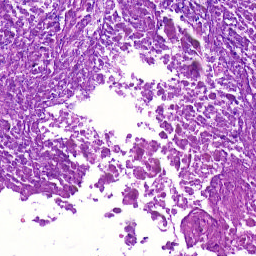
#> input picture tif_image_cutter/main/testing/testimg0.tif, 256 x 256 px; its folder holds 4 pictures in this run
$ python myprep.py
#> lines starting #> are read from the running program, lines starting #| are printed output that depends on the picture
### tif_image_cutter/preprocessing/preprocessing.py

import time

import numpy as np
import cv2
from matplotlib import pyplot as plt, colors
from skimage.color import rgb2hed
from skimage.exposure import rescale_intensity
from tif_image_cutter.preprocessing.staintools.reinhard_normalization import ReinhardColorNormalizer as reinhard


class Preprocessing:

    pre = None

    @staticmethod
    def median_filter(image):
        median = cv2.medianBlur(image, 5)
        return median

    # [18 lines left out: functions get_mean_and_std, histogram_equalization, not called in this run]

    @staticmethod
    def reinhard(image):
        return Preprocessing.pre.transform(image)

    # [23 lines left out: function HE_reinhard_blur_instance, not called in this run]


# [28 lines that do not run on import are left out]

### tif_image_cutter/main/testing/myprep.py
from scipy.signal import medfilt2d
import numpy as np
from matplotlib import pyplot as plt
from skimage.color import rgb2hed
from skimage.exposure import rescale_intensity

from tif_image_cutter.preprocessing.preprocessing import Preprocessing


def colors(x, y):
    return np.round(y * x).astype(float)/y


if __name__ == '__main__':
    for x in range(4):
        img = (plt.imread(f"testimg{x}.tif"))
#> img is the input picture: shape (256, 256, 3); mean R, G, B 196.5, 148.4, 207
        plt.subplot(420 + 2*x + 1)
        plt.imshow(img)
        #Preprocessing.HE_reinhard_blur_instance(img.astype(np.uint8), "G:/_dataset_256_sent/") #to tylko ustawia obraz
        #pre_img = Preprocessing.reinhard(img)
        #pre_img = rgb2hed(img)
        plt.subplot(420 + 2*x + 2)
        plt.imshow(Preprocessing.median_filter(img))
#> in median_filter, `median = cv2.medianBlur(image, 5)`:
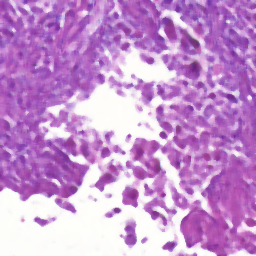
#> median: shape (256, 256, 3); mean R, G, B 197.4, 147.6, 207.1
#> pass 2 of the loop `for x in range(4):`:
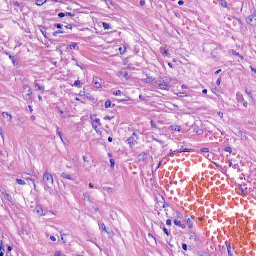
#> input picture tif_image_cutter/main/testing/testimg1.tif, 256 x 256 px
#> img is the input picture: shape (256, 256, 3); mean R, G, B 212.8, 160.9, 202
#> in median_filter (call 2), `median = cv2.medianBlur(image, 5)`:
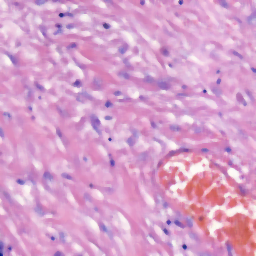
#> median: shape (256, 256, 3); mean R, G, B 214.6, 160.4, 202.1
#> pass 3 of the loop `for x in range(4):`:
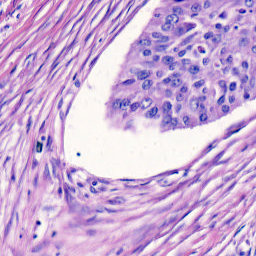
#> input picture tif_image_cutter/main/testing/testimg2.tif, 256 x 256 px
#> img is the input picture: shape (256, 256, 3); mean R, G, B 202.2, 173.5, 213.7
#> in median_filter (call 3), `median = cv2.medianBlur(image, 5)`:
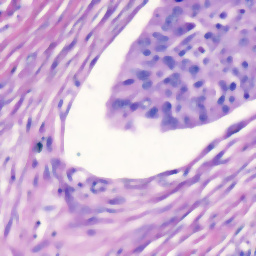
#> median: shape (256, 256, 3); mean R, G, B 204.6, 174.7, 214.1
#> the loop made 4 passes; the first 3 are shown
        # [9 lines of commented-out code are left out]

    plt.show()
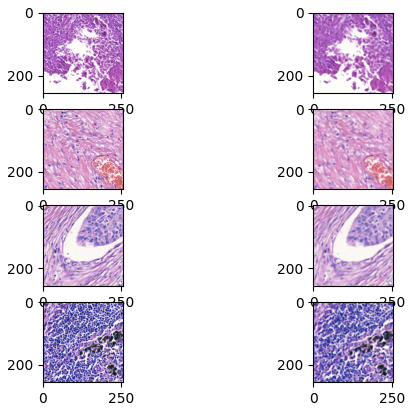
#> figure drawn by matplotlib, 8 panels
